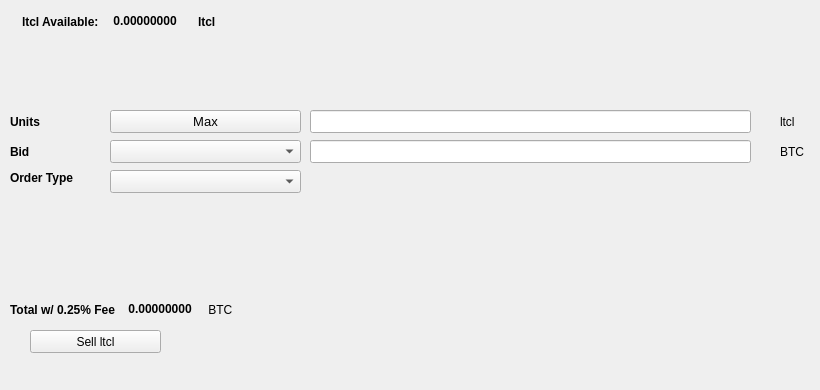
   <widget class="QWidget" name="SellTab">
    <attribute name="title">
     <string>Sell</string>
    </attribute>
    <widget class="QLabel" name="label_16">
     <property name="geometry">
      <rect>
       <x>780</x>
       <y>140</y>
       <width>31</width>
       <height>23</height>
      </rect>
     </property>
     <property name="text">
      <string>BTC</string>
     </property>
    </widget>
    <widget class="QComboBox" name="SellBidcomboBox">
     <property name="geometry">
      <rect>
       <x>110</x>
       <y>140</y>
       <width>191</width>
       <height>23</height>
      </rect>
     </property>
     <property name="font">
      <font>
       <pointsize>10</pointsize>
      </font>
     </property>
    </widget>
    <widget class="QLabel" name="label_18">
     <property name="geometry">
      <rect>
       <x>10</x>
       <y>110</y>
       <width>46</width>
       <height>23</height>
      </rect>
     </property>
     <property name="font">
      <font>
       <weight>75</weight>
       <bold>true</bold>
      </font>
     </property>
     <property name="text">
      <string>Units</string>
     </property>
    </widget>
    <widget class="QPushButton" name="Sell_Max_Amount">
     <property name="geometry">
      <rect>
       <x>110</x>
       <y>110</y>
       <width>191</width>
       <height>23</height>
      </rect>
     </property>
     <property name="font">
      <font>
       <pointsize>10</pointsize>
      </font>
     </property>
     <property name="text">
      <string>Max</string>
     </property>
    </widget>
    <widget class="QLabel" name="label_20">
     <property name="geometry">
      <rect>
       <x>10</x>
       <y>170</y>
       <width>91</width>
       <height>16</height>
      </rect>
     </property>
     <property name="font">
      <font>
       <weight>75</weight>
       <bold>true</bold>
      </font>
     </property>
     <property name="text">
      <string>Order Type</string>
     </property>
    </widget>
    <widget class="QComboBox" name="SellOrdertypeCombo">
     <property name="geometry">
      <rect>
       <x>110</x>
       <y>170</y>
       <width>191</width>
       <height>23</height>
      </rect>
     </property>
     <property name="font">
      <font>
       <pointsize>10</pointsize>
      </font>
     </property>
    </widget>
    <widget class="QLabel" name="label_21">
     <property name="geometry">
      <rect>
       <x>10</x>
       <y>140</y>
       <width>46</width>
       <height>23</height>
      </rect>
     </property>
     <property name="font">
      <font>
       <weight>75</weight>
       <bold>true</bold>
      </font>
     </property>
     <property name="text">
      <string>Bid</string>
     </property>
    </widget>
    <widget class="QLabel" name="label_22">
     <property name="geometry">
      <rect>
       <x>780</x>
       <y>110</y>
       <width>31</width>
       <height>23</height>
      </rect>
     </property>
     <property name="text">
      <string>ltcl</string>
     </property>
    </widget>
    <widget class="QLineEdit" name="UnitsInputLTCL">
     <property name="geometry">
      <rect>
       <x>310</x>
       <y>110</y>
       <width>441</width>
       <height>23</height>
      </rect>
     </property>
     <property name="font">
      <font>
       <pointsize>9</pointsize>
       <weight>75</weight>
       <bold>true</bold>
      </font>
     </property>
    </widget>
    <widget class="QLineEdit" name="SellBidPriceEdit">
     <property name="geometry">
      <rect>
       <x>310</x>
       <y>140</y>
       <width>441</width>
       <height>23</height>
      </rect>
     </property>
     <property name="font">
      <font>
       <pointsize>9</pointsize>
       <weight>75</weight>
       <bold>true</bold>
      </font>
     </property>
    </widget>
    <widget class="QPushButton" name="SellLTCLBTN">
     <property name="geometry">
      <rect>
       <x>30</x>
       <y>330</y>
       <width>131</width>
       <height>23</height>
      </rect>
     </property>
     <property name="text">
      <string>Sell ltcl</string>
     </property>
     <property name="icon">
      <iconset resource="../ltcl">
       <normaloff>:/icons/bitcoin</normaloff>:/icons/bitcoin</iconset>
     </property>
    </widget>
    <widget class="QWidget" name="layoutWidget3">
     <property name="geometry">
      <rect>
       <x>22</x>
       <y>12</y>
       <width>258</width>
       <height>19</height>
      </rect>
     </property>
     <layout class="QHBoxLayout" name="horizontalLayout">
      <item>
       <widget class="QLabel" name="label232_2">
        <property name="font">
         <font>
          <weight>75</weight>
          <bold>true</bold>
         </font>
        </property>
        <property name="text">
         <string>ltcl Available:</string>
        </property>
       </widget>
      </item>
      <item>
       <widget class="QLabel" name="LTCLAvailableLabel">
        <property name="palette">
         <palette>
          <active>
           <colorrole role="WindowText">
            <brush brushstyle="SolidPattern">
             <color alpha="255">
              <red>0</red>
              <green>0</green>
              <blue>0</blue>
             </color>
            </brush>
           </colorrole>
           <colorrole role="Button">
            <brush brushstyle="SolidPattern">
             <color alpha="255">
              <red>0</red>
              <green>170</green>
              <blue>0</blue>
             </color>
            </brush>
           </colorrole>
           <colorrole role="Light">
            <brush brushstyle="SolidPattern">
             <color alpha="255">
              <red>0</red>
              <green>255</green>
              <blue>0</blue>
             </color>
            </brush>
           </colorrole>
           <colorrole role="Midlight">
            <brush brushstyle="SolidPattern">
             <color alpha="255">
              <red>0</red>
              <green>212</green>
              <blue>0</blue>
             </color>
            </brush>
           </colorrole>
           <colorrole role="Dark">
            <brush brushstyle="SolidPattern">
             <color alpha="255">
              <red>0</red>
              <green>85</green>
              <blue>0</blue>
             </color>
            </brush>
           </colorrole>
           <colorrole role="Mid">
            <brush brushstyle="SolidPattern">
             <color alpha="255">
              <red>0</red>
              <green>113</green>
              <blue>0</blue>
             </color>
            </brush>
           </colorrole>
           <colorrole role="Text">
            <brush brushstyle="SolidPattern">
             <color alpha="255">
              <red>0</red>
              <green>170</green>
              <blue>0</blue>
             </color>
            </brush>
           </colorrole>
           <colorrole role="BrightText">
            <brush brushstyle="SolidPattern">
             <color alpha="255">
              <red>255</red>
              <green>255</green>
              <blue>255</blue>
             </color>
            </brush>
           </colorrole>
           <colorrole role="ButtonText">
            <brush brushstyle="SolidPattern">
             <color alpha="255">
              <red>0</red>
              <green>0</green>
              <blue>0</blue>
             </color>
            </brush>
           </colorrole>
           <colorrole role="Base">
            <brush brushstyle="SolidPattern">
             <color alpha="255">
              <red>255</red>
              <green>255</green>
              <blue>255</blue>
             </color>
            </brush>
           </colorrole>
           <colorrole role="Window">
            <brush brushstyle="SolidPattern">
             <color alpha="255">
              <red>0</red>
              <green>170</green>
              <blue>0</blue>
             </color>
            </brush>
           </colorrole>
           <colorrole role="Shadow">
            <brush brushstyle="SolidPattern">
             <color alpha="255">
              <red>0</red>
              <green>0</green>
              <blue>0</blue>
             </color>
            </brush>
           </colorrole>
           <colorrole role="AlternateBase">
            <brush brushstyle="SolidPattern">
             <color alpha="255">
              <red>127</red>
              <green>212</green>
              <blue>127</blue>
             </color>
            </brush>
           </colorrole>
           <colorrole role="ToolTipBase">
            <brush brushstyle="SolidPattern">
             <color alpha="255">
              <red>255</red>
              <green>255</green>
              <blue>220</blue>
             </color>
            </brush>
           </colorrole>
           <colorrole role="ToolTipText">
            <brush brushstyle="SolidPattern">
             <color alpha="255">
              <red>0</red>
              <green>0</green>
              <blue>0</blue>
             </color>
            </brush>
           </colorrole>
          </active>
          <inactive>
           <colorrole role="WindowText">
            <brush brushstyle="SolidPattern">
             <color alpha="255">
              <red>0</red>
              <green>0</green>
              <blue>0</blue>
             </color>
            </brush>
           </colorrole>
           <colorrole role="Button">
            <brush brushstyle="SolidPattern">
             <color alpha="255">
              <red>0</red>
              <green>170</green>
              <blue>0</blue>
             </color>
            </brush>
           </colorrole>
           <colorrole role="Light">
            <brush brushstyle="SolidPattern">
             <color alpha="255">
              <red>0</red>
              <green>255</green>
              <blue>0</blue>
             </color>
            </brush>
           </colorrole>
           <colorrole role="Midlight">
            <brush brushstyle="SolidPattern">
             <color alpha="255">
              <red>0</red>
              <green>212</green>
              <blue>0</blue>
             </color>
            </brush>
           </colorrole>
           <colorrole role="Dark">
            <brush brushstyle="SolidPattern">
             <color alpha="255">
              <red>0</red>
              <green>85</green>
              <blue>0</blue>
             </color>
            </brush>
           </colorrole>
           <colorrole role="Mid">
            <brush brushstyle="SolidPattern">
             <color alpha="255">
              <red>0</red>
              <green>113</green>
              <blue>0</blue>
             </color>
            </brush>
           </colorrole>
           <colorrole role="Text">
            <brush brushstyle="SolidPattern">
             <color alpha="255">
              <red>0</red>
              <green>170</green>
              <blue>0</blue>
             </color>
            </brush>
           </colorrole>
           <colorrole role="BrightText">
            <brush brushstyle="SolidPattern">
             <color alpha="255">
              <red>255</red>
              <green>255</green>
              <blue>255</blue>
             </color>
            </brush>
           </colorrole>
           <colorrole role="ButtonText">
            <brush brushstyle="SolidPattern">
             <color alpha="255">
              <red>0</red>
              <green>0</green>
              <blue>0</blue>
             </color>
            </brush>
           </colorrole>
           <colorrole role="Base">
            <brush brushstyle="SolidPattern">
             <color alpha="255">
              <red>255</red>
              <green>255</green>
              <blue>255</blue>
             </color>
            </brush>
           </colorrole>
           <colorrole role="Window">
            <brush brushstyle="SolidPattern">
             <color alpha="255">
              <red>0</red>
              <green>170</green>
              <blue>0</blue>
             </color>
            </brush>
           </colorrole>
           <colorrole role="Shadow">
            <brush brushstyle="SolidPattern">
             <color alpha="255">
              <red>0</red>
              <green>0</green>
              <blue>0</blue>
             </color>
            </brush>
           </colorrole>
           <colorrole role="AlternateBase">
            <brush brushstyle="SolidPattern">
             <color alpha="255">
              <red>127</red>
              <green>212</green>
              <blue>127</blue>
             </color>
            </brush>
           </colorrole>
           <colorrole role="ToolTipBase">
            <brush brushstyle="SolidPattern">
             <color alpha="255">
              <red>255</red>
              <green>255</green>
              <blue>220</blue>
             </color>
            </brush>
           </colorrole>
           <colorrole role="ToolTipText">
            <brush brushstyle="SolidPattern">
             <color alpha="255">
              <red>0</red>
              <green>0</green>
              <blue>0</blue>
             </color>
            </brush>
           </colorrole>
          </inactive>
          <disabled>
           <colorrole role="WindowText">
            <brush brushstyle="SolidPattern">
             <color alpha="255">
              <red>0</red>
              <green>85</green>
              <blue>0</blue>
             </color>
            </brush>
           </colorrole>
           <colorrole role="Button">
            <brush brushstyle="SolidPattern">
             <color alpha="255">
              <red>0</red>
              <green>170</green>
              <blue>0</blue>
             </color>
            </brush>
           </colorrole>
           <colorrole role="Light">
            <brush brushstyle="SolidPattern">
             <color alpha="255">
              <red>0</red>
              <green>255</green>
              <blue>0</blue>
             </color>
            </brush>
           </colorrole>
           <colorrole role="Midlight">
            <brush brushstyle="SolidPattern">
             <color alpha="255">
              <red>0</red>
              <green>212</green>
              <blue>0</blue>
             </color>
            </brush>
           </colorrole>
           <colorrole role="Dark">
            <brush brushstyle="SolidPattern">
             <color alpha="255">
              <red>0</red>
              <green>85</green>
              <blue>0</blue>
             </color>
            </brush>
           </colorrole>
           <colorrole role="Mid">
            <brush brushstyle="SolidPattern">
             <color alpha="255">
              <red>0</red>
              <green>113</green>
              <blue>0</blue>
             </color>
            </brush>
           </colorrole>
           <colorrole role="Text">
            <brush brushstyle="SolidPattern">
             <color alpha="255">
              <red>0</red>
              <green>85</green>
              <blue>0</blue>
             </color>
            </brush>
           </colorrole>
           <colorrole role="BrightText">
            <brush brushstyle="SolidPattern">
             <color alpha="255">
              <red>255</red>
              <green>255</green>
              <blue>255</blue>
             </color>
            </brush>
           </colorrole>
           <colorrole role="ButtonText">
            <brush brushstyle="SolidPattern">
             <color alpha="255">
              <red>0</red>
              <green>85</green>
              <blue>0</blue>
             </color>
            </brush>
           </colorrole>
           <colorrole role="Base">
            <brush brushstyle="SolidPattern">
             <color alpha="255">
              <red>0</red>
              <green>170</green>
              <blue>0</blue>
             </color>
            </brush>
           </colorrole>
           <colorrole role="Window">
            <brush brushstyle="SolidPattern">
             <color alpha="255">
              <red>0</red>
              <green>170</green>
              <blue>0</blue>
             </color>
            </brush>
           </colorrole>
           <colorrole role="Shadow">
            <brush brushstyle="SolidPattern">
             <color alpha="255">
              <red>0</red>
              <green>0</green>
              <blue>0</blue>
             </color>
            </brush>
           </colorrole>
           <colorrole role="AlternateBase">
            <brush brushstyle="SolidPattern">
             <color alpha="255">
              <red>0</red>
              <green>170</green>
              <blue>0</blue>
             </color>
            </brush>
           </colorrole>
           <colorrole role="ToolTipBase">
            <brush brushstyle="SolidPattern">
             <color alpha="255">
              <red>255</red>
              <green>255</green>
              <blue>220</blue>
             </color>
            </brush>
           </colorrole>
           <colorrole role="ToolTipText">
            <brush brushstyle="SolidPattern">
             <color alpha="255">
              <red>0</red>
              <green>0</green>
              <blue>0</blue>
             </color>
            </brush>
           </colorrole>
          </disabled>
         </palette>
        </property>
        <property name="font">
         <font>
          <weight>75</weight>
          <bold>true</bold>
         </font>
        </property>
        <property name="text">
         <string> 0.00000000 </string>
        </property>
        <property name="textInteractionFlags">
         <set>Qt::LinksAccessibleByMouse|Qt::TextSelectableByKeyboard|Qt::TextSelectableByMouse</set>
        </property>
       </widget>
      </item>
      <item>
       <widget class="QLabel" name="labelLTCL">
        <property name="font">
         <font>
          <weight>75</weight>
          <bold>true</bold>
         </font>
        </property>
        <property name="text">
         <string>ltcl</string>
        </property>
       </widget>
      </item>
     </layout>
    </widget>
    <widget class="QWidget" name="layoutWidget">
     <property name="geometry">
      <rect>
       <x>10</x>
       <y>300</y>
       <width>268</width>
       <height>19</height>
      </rect>
     </property>
     <layout class="QHBoxLayout" name="horizontalLayout_2">
      <item>
       <widget class="QLabel" name="label_19">
        <property name="font">
         <font>
          <weight>75</weight>
          <bold>true</bold>
         </font>
        </property>
        <property name="text">
         <string>Total w/ 0.25% Fee </string>
        </property>
       </widget>
      </item>
      <item>
       <widget class="QLabel" name="SellCostLabel">
        <property name="palette">
         <palette>
          <active>
           <colorrole role="WindowText">
            <brush brushstyle="SolidPattern">
             <color alpha="255">
              <red>0</red>
              <green>0</green>
              <blue>0</blue>
             </color>
            </brush>
           </colorrole>
           <colorrole role="Button">
            <brush brushstyle="SolidPattern">
             <color alpha="255">
              <red>0</red>
              <green>170</green>
              <blue>0</blue>
             </color>
            </brush>
           </colorrole>
           <colorrole role="Light">
            <brush brushstyle="SolidPattern">
             <color alpha="255">
              <red>0</red>
              <green>255</green>
              <blue>0</blue>
             </color>
            </brush>
           </colorrole>
           <colorrole role="Midlight">
            <brush brushstyle="SolidPattern">
             <color alpha="255">
              <red>0</red>
              <green>212</green>
              <blue>0</blue>
             </color>
            </brush>
           </colorrole>
           <colorrole role="Dark">
            <brush brushstyle="SolidPattern">
             <color alpha="255">
              <red>0</red>
              <green>85</green>
              <blue>0</blue>
             </color>
            </brush>
           </colorrole>
           <colorrole role="Mid">
            <brush brushstyle="SolidPattern">
             <color alpha="255">
              <red>0</red>
              <green>113</green>
              <blue>0</blue>
             </color>
            </brush>
           </colorrole>
           <colorrole role="Text">
            <brush brushstyle="SolidPattern">
             <color alpha="255">
              <red>0</red>
              <green>170</green>
              <blue>0</blue>
             </color>
            </brush>
           </colorrole>
           <colorrole role="BrightText">
            <brush brushstyle="SolidPattern">
             <color alpha="255">
              <red>255</red>
              <green>255</green>
              <blue>255</blue>
             </color>
            </brush>
           </colorrole>
           <colorrole role="ButtonText">
            <brush brushstyle="SolidPattern">
             <color alpha="255">
              <red>0</red>
              <green>0</green>
              <blue>0</blue>
             </color>
            </brush>
           </colorrole>
           <colorrole role="Base">
            <brush brushstyle="SolidPattern">
             <color alpha="255">
              <red>255</red>
              <green>255</green>
              <blue>255</blue>
             </color>
            </brush>
           </colorrole>
           <colorrole role="Window">
            <brush brushstyle="SolidPattern">
             <color alpha="255">
              <red>0</red>
              <green>170</green>
              <blue>0</blue>
             </color>
            </brush>
           </colorrole>
           <colorrole role="Shadow">
            <brush brushstyle="SolidPattern">
             <color alpha="255">
              <red>0</red>
              <green>0</green>
              <blue>0</blue>
             </color>
            </brush>
           </colorrole>
           <colorrole role="AlternateBase">
            <brush brushstyle="SolidPattern">
             <color alpha="255">
              <red>127</red>
              <green>212</green>
              <blue>127</blue>
             </color>
            </brush>
           </colorrole>
           <colorrole role="ToolTipBase">
            <brush brushstyle="SolidPattern">
             <color alpha="255">
              <red>255</red>
              <green>255</green>
              <blue>220</blue>
             </color>
            </brush>
           </colorrole>
           <colorrole role="ToolTipText">
            <brush brushstyle="SolidPattern">
             <color alpha="255">
              <red>0</red>
              <green>0</green>
              <blue>0</blue>
             </color>
            </brush>
           </colorrole>
          </active>
          <inactive>
           <colorrole role="WindowText">
            <brush brushstyle="SolidPattern">
             <color alpha="255">
              <red>0</red>
              <green>0</green>
              <blue>0</blue>
             </color>
            </brush>
           </colorrole>
           <colorrole role="Button">
            <brush brushstyle="SolidPattern">
             <color alpha="255">
              <red>0</red>
              <green>170</green>
              <blue>0</blue>
             </color>
            </brush>
           </colorrole>
           <colorrole role="Light">
            <brush brushstyle="SolidPattern">
             <color alpha="255">
              <red>0</red>
              <green>255</green>
              <blue>0</blue>
             </color>
            </brush>
           </colorrole>
           <colorrole role="Midlight">
            <brush brushstyle="SolidPattern">
             <color alpha="255">
              <red>0</red>
              <green>212</green>
              <blue>0</blue>
             </color>
            </brush>
           </colorrole>
           <colorrole role="Dark">
            <brush brushstyle="SolidPattern">
             <color alpha="255">
              <red>0</red>
              <green>85</green>
              <blue>0</blue>
             </color>
            </brush>
           </colorrole>
           <colorrole role="Mid">
            <brush brushstyle="SolidPattern">
             <color alpha="255">
              <red>0</red>
              <green>113</green>
              <blue>0</blue>
             </color>
            </brush>
           </colorrole>
           <colorrole role="Text">
            <brush brushstyle="SolidPattern">
             <color alpha="255">
              <red>0</red>
              <green>170</green>
              <blue>0</blue>
             </color>
            </brush>
           </colorrole>
           <colorrole role="BrightText">
            <brush brushstyle="SolidPattern">
             <color alpha="255">
              <red>255</red>
              <green>255</green>
              <blue>255</blue>
             </color>
            </brush>
           </colorrole>
           <colorrole role="ButtonText">
            <brush brushstyle="SolidPattern">
             <color alpha="255">
              <red>0</red>
              <green>0</green>
              <blue>0</blue>
             </color>
            </brush>
           </colorrole>
           <colorrole role="Base">
            <brush brushstyle="SolidPattern">
             <color alpha="255">
              <red>255</red>
              <green>255</green>
              <blue>255</blue>
             </color>
            </brush>
           </colorrole>
           <colorrole role="Window">
            <brush brushstyle="SolidPattern">
             <color alpha="255">
              <red>0</red>
              <green>170</green>
              <blue>0</blue>
             </color>
            </brush>
           </colorrole>
           <colorrole role="Shadow">
            <brush brushstyle="SolidPattern">
             <color alpha="255">
              <red>0</red>
              <green>0</green>
              <blue>0</blue>
             </color>
            </brush>
           </colorrole>
           <colorrole role="AlternateBase">
            <brush brushstyle="SolidPattern">
             <color alpha="255">
              <red>127</red>
              <green>212</green>
              <blue>127</blue>
             </color>
            </brush>
           </colorrole>
           <colorrole role="ToolTipBase">
            <brush brushstyle="SolidPattern">
             <color alpha="255">
              <red>255</red>
              <green>255</green>
              <blue>220</blue>
             </color>
            </brush>
           </colorrole>
           <colorrole role="ToolTipText">
            <brush brushstyle="SolidPattern">
             <color alpha="255">
              <red>0</red>
              <green>0</green>
              <blue>0</blue>
             </color>
            </brush>
           </colorrole>
          </inactive>
          <disabled>
           <colorrole role="WindowText">
            <brush brushstyle="SolidPattern">
             <color alpha="255">
              <red>0</red>
              <green>85</green>
              <blue>0</blue>
             </color>
            </brush>
           </colorrole>
           <colorrole role="Button">
            <brush brushstyle="SolidPattern">
             <color alpha="255">
              <red>0</red>
              <green>170</green>
              <blue>0</blue>
             </color>
            </brush>
           </colorrole>
           <colorrole role="Light">
            <brush brushstyle="SolidPattern">
             <color alpha="255">
              <red>0</red>
              <green>255</green>
              <blue>0</blue>
             </color>
            </brush>
           </colorrole>
           <colorrole role="Midlight">
            <brush brushstyle="SolidPattern">
             <color alpha="255">
              <red>0</red>
              <green>212</green>
              <blue>0</blue>
             </color>
            </brush>
           </colorrole>
           <colorrole role="Dark">
            <brush brushstyle="SolidPattern">
             <color alpha="255">
              <red>0</red>
              <green>85</green>
              <blue>0</blue>
             </color>
            </brush>
           </colorrole>
           <colorrole role="Mid">
            <brush brushstyle="SolidPattern">
             <color alpha="255">
              <red>0</red>
              <green>113</green>
              <blue>0</blue>
             </color>
            </brush>
           </colorrole>
           <colorrole role="Text">
            <brush brushstyle="SolidPattern">
             <color alpha="255">
              <red>0</red>
              <green>85</green>
              <blue>0</blue>
             </color>
            </brush>
           </colorrole>
           <colorrole role="BrightText">
            <brush brushstyle="SolidPattern">
             <color alpha="255">
              <red>255</red>
              <green>255</green>
              <blue>255</blue>
             </color>
            </brush>
           </colorrole>
           <colorrole role="ButtonText">
            <brush brushstyle="SolidPattern">
             <color alpha="255">
              <red>0</red>
              <green>85</green>
              <blue>0</blue>
             </color>
            </brush>
           </colorrole>
           <colorrole role="Base">
            <brush brushstyle="SolidPattern">
             <color alpha="255">
              <red>0</red>
              <green>170</green>
              <blue>0</blue>
             </color>
            </brush>
           </colorrole>
           <colorrole role="Window">
            <brush brushstyle="SolidPattern">
             <color alpha="255">
              <red>0</red>
              <green>170</green>
              <blue>0</blue>
             </color>
            </brush>
           </colorrole>
           <colorrole role="Shadow">
            <brush brushstyle="SolidPattern">
             <color alpha="255">
              <red>0</red>
              <green>0</green>
              <blue>0</blue>
             </color>
            </brush>
           </colorrole>
           <colorrole role="AlternateBase">
            <brush brushstyle="SolidPattern">
             <color alpha="255">
              <red>0</red>
              <green>170</green>
              <blue>0</blue>
             </color>
            </brush>
           </colorrole>
           <colorrole role="ToolTipBase">
            <brush brushstyle="SolidPattern">
             <color alpha="255">
              <red>255</red>
              <green>255</green>
              <blue>220</blue>
             </color>
            </brush>
           </colorrole>
           <colorrole role="ToolTipText">
            <brush brushstyle="SolidPattern">
             <color alpha="255">
              <red>0</red>
              <green>0</green>
              <blue>0</blue>
             </color>
            </brush>
           </colorrole>
          </disabled>
         </palette>
        </property>
        <property name="font">
         <font>
          <weight>75</weight>
          <bold>true</bold>
         </font>
        </property>
        <property name="autoFillBackground">
         <bool>false</bool>
        </property>
        <property name="text">
         <string> 0.00000000</string>
        </property>
        <property name="textInteractionFlags">
         <set>Qt::LinksAccessibleByMouse|Qt::TextSelectableByMouse</set>
        </property>
       </widget>
      </item>
      <item>
       <widget class="QLabel" name="label_17">
        <property name="font">
         <font>
          <weight>50</weight>
          <bold>false</bold>
         </font>
        </property>
        <property name="text">
         <string> BTC</string>
        </property>
       </widget>
      </item>
     </layout>
    </widget>
    <widget class="QLabel" name="label_23">
     <property name="geometry">
      <rect>
       <x>460</x>
       <y>300</y>
       <width>281</width>
       <height>81</height>
      </rect>
     </property>
     <property name="text">
      <string/>
     </property>
     <property name="pixmap">
      <pixmap>:/images/bittrex</pixmap>
     </property>
    </widget>
   </widget>
